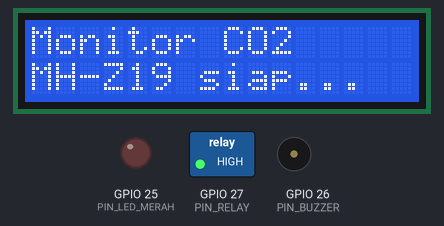
A sketch run on a simulated ESP32. On the bench: 16×2 character LCD, switched loads named in the sketch (green lamp = pin HIGH), output pins drawn as LEDs (lit = HIGH), buzzer (waves = sounding, pin HIGH). What the sketch prints to the serial monitor is not drawn.

Above: at 0.1 s.
At 3.2 s:
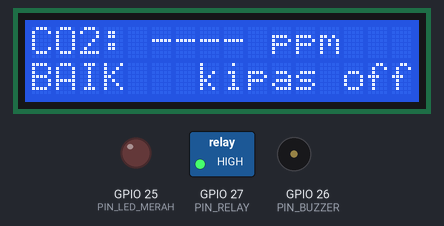

The sketch:

MonitorCO2RuanganMHZ19.ino
```cpp
// Monitor Kadar CO2 Ruangan MH-Z19 — ESP32 + sensor CO2 NDIR + LCD I2C
//
// Alat kecil yang mengukur kadar karbon dioksida (CO2) di udara ruangan
// dan menampilkannya sebagai angka PPM di LCD. Kalau CO2 tembus 1000 PPM,
// buzzer berbunyi, lampu merah menyala, dan kipas pembuangan otomatis
// jalan lewat relay sampai udara kembali segar.
//
// Sensor MH-Z19 memakai sinar inframerah (NDIR): udara masuk ke ruang
// ukur, sensor mengukur seberapa banyak sinar inframerah yang diserap
// molekul CO2, lalu mengubahnya jadi angka PPM (0-5000). ESP32 meminta
// data lewat UART (9600 baud) dengan perintah baca 0x86; sensor membalas
// paket 9 byte yang berisi nilai PPM plus ceksum. ESP32 memeriksa
// ceksumnya dulu — paket yang ceksumnya salah dibuang, tidak ditampilkan.
//
// Ambang (pedoman kualitas udara dalam ruangan yang umum dipakai):
//   di bawah 800 PPM  = BAIK, lampu mati, kipas mati
//   800-1000 PPM      = WASPADA, lampu merah menyala
//   di atas 1000 PPM  = BAHAYA, buzzer berbunyi + kipas jalan
// Alarm berhenti (histeresis) saat CO2 turun di bawah 950 PPM, supaya
// buzzer dan kipas tidak hidup-mati terus di sekitar ambang.
//
// Pin (sama persis dengan schematic.png):
//   MH-Z19 TX -> GPIO16 (RX2 ESP32), RX -> GPIO17 (TX2 ESP32)
//   MH-Z19 Vin -> 5V, GND -> GND (sensor butuh 5V, logika UART 3V3)
//   LCD I2C SDA -> GPIO21, SCL -> GPIO22, VCC -> 5V, GND -> GND
//   Buzzer  +   -> GPIO26 (aktif HIGH), - -> GND
//   LED merah    -> GPIO25, lewat resistor 220 ohm ke GND
//   Relay IN     -> GPIO27 (aktif LOW), VCC -> 5V, GND -> GND
//   Relay NO     -> kipas 12V (adaptor 12V sendiri, JANGAN dari ESP32)
//
// Catatan: biarkan sensor menyala sekitar 3 menit pertama supaya
// pemanas inframerahnya stabil sebelum mempercayai angka yang tampil.
// Jangan hubungkan pin TX/RX sensor ke GPIO1/GPIO3 (dipakai Serial
// monitor USB); Serial2 (GPIO16/17) sengaja dipilih supaya bebas.
// MH-Z19B/C memakai perintah yang sama; MH-Z19 lama (tanpa huruf)
// memakai protokol yang sama pula untuk perintah baca 0x86.

#include <LiquidCrystal_I2C.h>
#include <Wire.h>

// ---------- Pin ----------
const uint8_t PIN_MHZ_TX = 17;    // TX2 ESP32 -> RX sensor MH-Z19
const uint8_t PIN_MHZ_RX = 16;    // RX2 ESP32 <- TX sensor MH-Z19
const uint8_t PIN_BUZZER = 26;    // buzzer aktif, HIGH = bunyi
const uint8_t PIN_LED_MERAH = 25; // lampu peringatan, resistor 220 ohm
const uint8_t PIN_RELAY = 27;     // relay kipas, aktif LOW

// ---------- Konstanta ----------
const uint32_t BAUD_MHZ = 9600;             // baud UART MH-Z19 (tetap)
const uint8_t PANJANG_PAKET = 9;            // paket MH-Z19 selalu 9 byte
const uint8_t PERINTAH_BACA = 0x86;         // perintah minta kadar CO2
const uint16_t AMBANG_WASPADA_PPM = 800;    // 800-1000 PPM = WASPADA
const uint16_t AMBANG_BAHAYA_PPM = 1000;    // di atas 1000 PPM = BAHAYA
const uint16_t AMBANG_ALARM_MATI_PPM = 950; // histeresis: alarm mati < 950
const uint16_t INTERVAL_BACA_MS = 2000;     // minta data tiap 2 detik
const uint16_t BATAS_TUNGGU_RESPON_MS = 500; // tunggu balasan sensor 0,5 dtk
const uint16_t DURASI_BUNYI_BUZZER_MS = 300; // tiap bunyi buzzer 0,3 detik
const uint16_t JEDA_BUNYI_BUZZER_MS = 2000;  // buzzer bunyi tiap 2 detik
const uint8_t MAKSIMAL_ULANG_BACA = 3;      // ulang kirim perintah bila gagal

// Perintah baca MH-Z19: FF 01 86 00 00 00 00 00 79 (ceksum tetap 0x79)
const uint8_t PERINTAH_BACA_MHZ[PANJANG_PAKET] = {
  0xFF, 0x01, PERINTAH_BACA, 0x00, 0x00, 0x00, 0x00, 0x00, 0x79
};

// ---------- Status ----------
LiquidCrystal_I2C lcd(0x27, 16, 2);  // LCD 16x2, alamat I2C 0x27
int16_t ppmTerakhir = -1;             // PPM terakhir yang valid (-1 = belum ada)
bool alarmAktif = false;              // true selama CO2 di atas ambang bahaya
bool buzzerBunyi = false;             // true selama buzzer sedang berbunyi
unsigned long waktuBacaBerikutnya = 0;   // jadwal minta data berikutnya
unsigned long waktuBuzzerBerikutnya = 0; // jadwal bunyi buzzer berikutnya
unsigned long waktuBuzzerMati = 0;       // jadwal matikan buzzer
uint32_t jumlahPaketValid = 0;        // total paket lolos ceksum
uint32_t jumlahPaketRusak = 0;        // total paket gagal ceksum

// ---------- Fungsi ----------

// Hitung ceksum paket MH-Z19: 0xFF dikurangi jumlah byte 1-7, tambah 1.
uint8_t hitungCeksum(const uint8_t *paket) {
  uint8_t jumlah = 0;
  for (uint8_t i = 1; i < PANJANG_PAKET - 1; i++) {
    jumlah += paket[i];
  }
  return (uint8_t)(0xFF - jumlah + 1);
}

// Minta satu pembacaan CO2 ke sensor. Mengembalikan PPM (0-5000),
// atau -1 bila sensor tidak menjawab / ceksum paket salah.
int16_t bacaCO2() {
  // Kosongkan sisa byte lama supaya balasan yang dibaca adalah yang baru.
  while (Serial2.available()) {
    Serial2.read();
  }
  Serial2.write(PERINTAH_BACA_MHZ, PANJANG_PAKET);

  // Tunggu sampai 9 byte balasan lengkap, atau sampai batas waktu.
  unsigned long batasWaktu = millis() + BATAS_TUNGGU_RESPON_MS;
  while (Serial2.available() < PANJANG_PAKET) {
    if ((long)(millis() - batasWaktu) >= 0) {
      return -1;  // sensor tidak menjawab tepat waktu
    }
    delay(5);
  }

  uint8_t paket[PANJANG_PAKET];
  Serial2.readBytes(paket, PANJANG_PAKET);

  // Balasan harus diawali 0xFF 0x86, kalau tidak, paket ini bukan balasan baca.
  if (paket[0] != 0xFF || paket[1] != PERINTAH_BACA) {
    return -1;
  }
  // Ceksum byte ke-9 harus cocok, kalau tidak, datanya tidak bisa dipercaya.
  if (paket[PANJANG_PAKET - 1] != hitungCeksum(paket)) {
    return -1;
  }
  return (int16_t)((paket[2] << 8) | paket[3]);
}

// Tampilkan PPM + status di LCD (baris 1 angka, baris 2 status + kipas).
// Kedua baris dipangkas ke 16 karakter supaya tidak meluber ke baris lain.
void tampilkanLcd(int16_t ppm, const char *status, bool kipasJalan) {
  char baris1[17];
  char baris2[17];
  if (ppm < 0) {
    snprintf(baris1, sizeof(baris1), "CO2: ---- ppm");
  } else {
    snprintf(baris1, sizeof(baris1), "CO2: %d ppm", ppm);
  }
  snprintf(baris2, sizeof(baris2), "%-7s%s", status,
           kipasJalan ? "KIPAS ON" : "kipas off");
  lcd.setCursor(0, 0);
  lcd.print(baris1);
  lcd.setCursor(0, 1);
  lcd.print(baris2);
}

// Atur keluaran (lampu, relay, buzzer) sesuai status alarm.
void aturKeluaran(bool bahaya, bool waspada) {
  digitalWrite(PIN_LED_MERAH, (bahaya || waspada) ? HIGH : LOW);
  // Relay aktif LOW: LOW = kipas jalan, HIGH = kipas mati.
  digitalWrite(PIN_RELAY, bahaya ? LOW : HIGH);
}

void setup() {
  Serial.begin(115200);
  Serial2.begin(BAUD_MHZ, SERIAL_8N1, PIN_MHZ_RX, PIN_MHZ_TX);

  pinMode(PIN_BUZZER, OUTPUT);
  pinMode(PIN_LED_MERAH, OUTPUT);
  pinMode(PIN_RELAY, OUTPUT);
  digitalWrite(PIN_BUZZER, LOW);
  digitalWrite(PIN_LED_MERAH, LOW);
  digitalWrite(PIN_RELAY, HIGH);  // kipas mati saat mulai

  lcd.init();
  lcd.backlight();
  lcd.setCursor(0, 0);
  lcd.print("Monitor CO2");
  lcd.setCursor(0, 1);
  lcd.print("MH-Z19 siap...");
  delay(1500);
  lcd.clear();

  Serial.println("Monitor CO2 MH-Z19 mulai.");
  Serial.println("Tunggu ~3 menit supaya sensor stabil.");
}

void loop() {
  unsigned long sekarang = millis();

  // --- Minta data baru tiap 2 detik ---
  if ((long)(sekarang - waktuBacaBerikutnya) >= 0) {
    waktuBacaBerikutnya = sekarang + INTERVAL_BACA_MS;

    int16_t ppm = -1;
    for (uint8_t ulang = 0; ulang < MAKSIMAL_ULANG_BACA && ppm < 0; ulang++) {
      ppm = bacaCO2();
    }

    if (ppm >= 0) {
      ppmTerakhir = ppm;
      jumlahPaketValid++;
    } else {
      jumlahPaketRusak++;
    }

    // --- Tentukan status dari PPM terakhir yang valid ---
    const char *status = "BAIK";
    bool waspada = false;
    if (ppmTerakhir >= AMBANG_BAHAYA_PPM) {
      alarmAktif = true;  // bahaya: alarm nyala sampai turun di bawah 950
    } else if (ppmTerakhir >= 0 && ppmTerakhir < AMBANG_ALARM_MATI_PPM) {
      alarmAktif = false;  // histeresis: mati hanya kalau sudah di bawah 950
    }
    if (alarmAktif) {
      status = "BAHAYA";
    } else if (ppmTerakhir >= AMBANG_WASPADA_PPM) {
      status = "WASPADA";
      waspada = true;
    }

    aturKeluaran(alarmAktif, waspada);
    tampilkanLcd(ppmTerakhir, status, alarmAktif);

    Serial.print("CO2: ");
    if (ppmTerakhir < 0) {
      Serial.print("----");
    } else {
      Serial.print(ppmTerakhir);
    }
    Serial.print(" ppm  status: ");
    Serial.print(status);
    Serial.print("  kipas: ");
    Serial.print(alarmAktif ? "ON" : "OFF");
    Serial.print("  valid: ");
    Serial.print(jumlahPaketValid);
    Serial.print("  rusak: ");
    Serial.println(jumlahPaketRusak);
  }

  // --- Buzzer: bunyi 0,3 detik tiap 2 detik selama alarm aktif ---
  if (alarmAktif) {
    if (!buzzerBunyi && (long)(sekarang - waktuBuzzerBerikutnya) >= 0) {
      digitalWrite(PIN_BUZZER, HIGH);
      buzzerBunyi = true;
      waktuBuzzerMati = sekarang + DURASI_BUNYI_BUZZER_MS;
    }
    if (buzzerBunyi && (long)(sekarang - waktuBuzzerMati) >= 0) {
      digitalWrite(PIN_BUZZER, LOW);
      buzzerBunyi = false;
      waktuBuzzerBerikutnya = sekarang + JEDA_BUNYI_BUZZER_MS;
    }
  } else if (buzzerBunyi) {
    digitalWrite(PIN_BUZZER, LOW);
    buzzerBunyi = false;
  }
}
```
